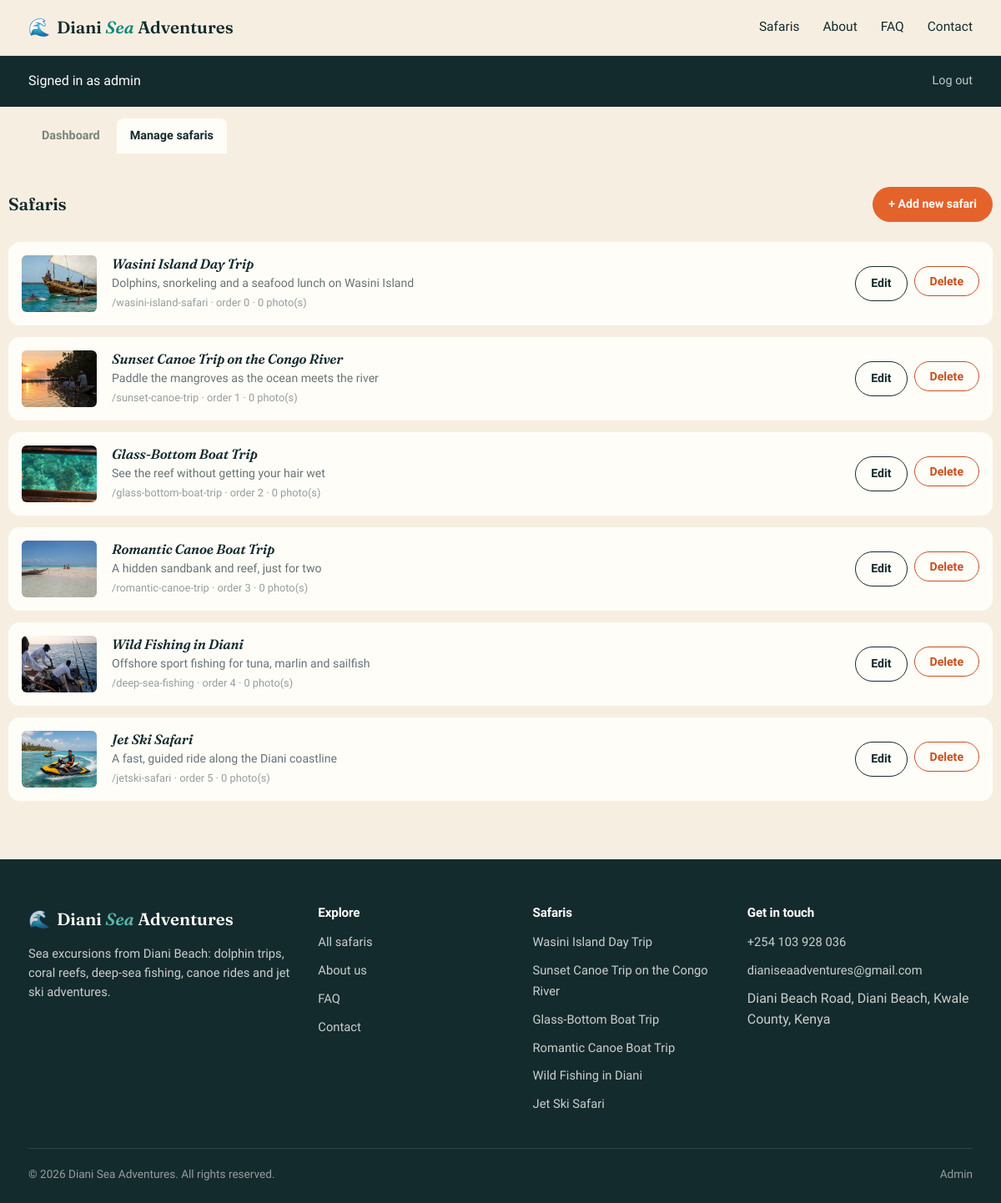
/admin/safaris (signed in), run on the app's committed database.
### tables this page shows
CREATE TABLE safaris (
    id INTEGER PRIMARY KEY AUTOINCREMENT,
    slug TEXT UNIQUE NOT NULL,
    accent TEXT DEFAULT 'lagoon',
    emoji TEXT DEFAULT '',
    name TEXT NOT NULL,
    tagline TEXT DEFAULT '{}',
    teaser TEXT DEFAULT '{}',
    duration TEXT DEFAULT '{}',
    group_size TEXT DEFAULT '{}',
    price TEXT DEFAULT '{}',
    difficulty TEXT DEFAULT '{}',
    departs TEXT DEFAULT '{}',
    best_time TEXT DEFAULT '{}',
    overview TEXT DEFAULT '{}',
    highlights TEXT DEFAULT '{}',
    included TEXT DEFAULT '{}',
    excluded TEXT DEFAULT '{}',
    bring TEXT DEFAULT '{}',
    itinerary TEXT DEFAULT '{}',
    display_order INTEGER DEFAULT 0
);

### app.py (the view)
@app.route("/admin/safaris")
@login_required
def admin_safaris():
    safaris = db.get_all_safaris(DEFAULT_LOCALE)
    for s in safaris:
        s["cover_url"] = safari_cover_url(s["slug"])
    return render_template("admin_safaris_list.html", safaris=safaris)

### app.py (called while the page is built)
def login_required(view):
    @wraps(view)
    def wrapped(*args, **kwargs):
        if not session.get("is_admin"):
            flash("Please log in to access the admin area.", "error")
            return redirect(url_for("admin_login", next=request.path))
        return view(*args, **kwargs)
    return wrapped

def get_locale():
    query_lang = request.args.get("lang")
    if query_lang in SUPPORTED_LOCALES:
        session["locale"] = query_lang
        return query_lang
    if session.get("locale") in SUPPORTED_LOCALES:
        return session["locale"]
    best = request.accept_languages.best_match(SUPPORTED_LOCALES)
    locale = best or DEFAULT_LOCALE
    session["locale"] = locale
    return locale

@app.before_request
def load_locale():
    g.locale = get_locale()

def safari_cover_url(slug):
    path = os.path.join(COVERS_DIR, f"{slug}.jpg")
    if os.path.exists(path):
        return url_for("static", filename=f"covers/{slug}.jpg")
    return None

def localized_contact_info(locale):
    info = dict(CONTACT_INFO)
    info["hours"] = [
        (resolve_locale(h["day"], locale), h["time"]) for h in CONTACT_INFO["hours"]
    ]
    return info

def build_switch_urls():
    urls = {}
    for code in SUPPORTED_LOCALES:
        args = request.args.to_dict(flat=True)
        args["lang"] = code
        urls[code] = request.path + "?" + urlencode(args)
    return urls

@app.context_processor
def inject_globals():
    is_admin_area = request.path.startswith("/admin")
    locale = DEFAULT_LOCALE if is_admin_area else g.locale
    safaris = db.get_all_safaris(locale)
    for s in safaris:
        s["cover_url"] = safari_cover_url(s["slug"])
    return {
        "safaris": safaris,
        "contact": localized_contact_info(locale),
        "current_year": datetime.now().year,
        "tr": lambda key, **kw: translate(key, locale, **kw),
        "locale": locale,
        "SUPPORTED_LOCALES": SUPPORTED_LOCALES,
        "LOCALE_NAMES": LOCALE_NAMES,
        "switch_urls": build_switch_urls(),
    }

### db.py (called while the page is built)
def get_db():
    if "db" not in g:
        g.db = sqlite3.connect(current_app.config["DATABASE_PATH"])
        g.db.row_factory = sqlite3.Row
        g.db.execute("PRAGMA foreign_keys = ON")
    return g.db

def get_all_safaris(locale=DEFAULT_LOCALE):
    rows = get_db().execute(
        "SELECT * FROM safaris ORDER BY display_order"
    ).fetchall()
    return [_safari_row_to_dict(r, locale) for r in rows]

### templates/admin_safaris_list.html (shortened to what this page needs)
{% extends "base.html" %}
{% block content %}
<div class="admin-shell">
  <div class="admin-topbar">
    <div class="container">
      <span>Signed in as admin</span>
      <a href="{{ url_for('admin_logout') }}">Log out</a>
    </div>
  </div>
  <div class="container admin-subnav">
    <a href="{{ url_for('admin_dashboard') }}">Dashboard</a>
    <a href="{{ url_for('admin_safaris') }}" class="active">Manage safaris</a>
  </div>
  <div class="container admin-section">
    <div class="admin-section-head">
      <h2>Safaris</h2>
      <a href="{{ url_for('admin_safari_new') }}" class="btn btn-coral btn-small">+ Add new safari</a>
    </div>
    <div class="safari-admin-list">
      {% for s in safaris %}
        <div class="safari-admin-row">
          <div class="safari-admin-visual">
            {% if s.cover_url %}
              <img src="{{ s.cover_url }}" alt="">
            {% else %}
              <span class="safari-admin-emoji" aria-hidden="true">{{ s.emoji }}</span>
            {% endif %}
          </div>
          <div class="safari-admin-info">
            <h3>{{ s.name }}</h3>
            <p>{{ s.tagline }}</p>
            <p class="safari-admin-meta">/{{ s.slug }} &middot; order {{ s.display_order }} &middot; {{ s.images|length }} photo(s)</p>
          </div>
          <div class="safari-admin-actions">
            <a href="{{ url_for('admin_safari_edit', slug=s.slug) }}" class="btn btn-outline-dark btn-small">Edit</a>
            <form method="POST" action="{{ url_for('admin_safari_delete', slug=s.slug) }}" onsubmit="return confirm('Delete {{ s.name }}? This also removes its gallery photos and cannot be undone.');">
              <button type="submit" class="btn btn-outline-dark btn-small btn-danger">Delete</button>
            </form>
          </div>
        </div>
      {% endfor %}
    </div>
  </div>
</div>
{% endblock %}

### templates/base.html (shortened to what this page needs)
<!DOCTYPE html>
<html lang="{{ locale }}">
<head>
  <link rel="stylesheet" href="{{ url_for('static', filename='css/style.css') }}">
</head>
<body>
  <header class="site-header">
    <div class="container">
      <a href="{{ url_for('index') }}" class="brand">
        <span class="brand-mark" aria-hidden="true">🌊</span>
        <span class="brand-name">Diani <em>Sea</em> Adventures</span>
      </a>
      <nav class="main-nav">
        <a href="{{ url_for('index') }}#safaris">{{ tr('nav_safaris') }}</a>
        <a href="{{ url_for('index') }}#why-us">{{ tr('nav_about') }}</a>
        <a href="{{ url_for('index') }}#faq">{{ tr('nav_faq') }}</a>
        <a href="{{ url_for('contact') }}">{{ tr('nav_contact') }}</a>
      </nav>
    </div>
  </header>
  <main>
    {% block content %}{% endblock %}
  </main>
  <footer class="site-footer">
    <div class="container">
      <div class="footer-grid">
        <div class="footer-brand">
          <a href="{{ url_for('index') }}" class="brand" style="margin-bottom: 14px; display: flex;">
            <span class="brand-mark" aria-hidden="true">🌊</span>
            <span class="brand-name">Diani <em>Sea</em> Adventures</span>
          </a>
          <p>{{ tr('footer_blurb') }}</p>
        </div>
        <div>
          <h4>{{ tr('footer_explore_heading') }}</h4>
          <ul>
            <li><a href="{{ url_for('index') }}#safaris">{{ tr('footer_all_safaris') }}</a></li>
            <li><a href="{{ url_for('index') }}#why-us">{{ tr('footer_about_us') }}</a></li>
            <li><a href="{{ url_for('index') }}#faq">{{ tr('footer_faq') }}</a></li>
            <li><a href="{{ url_for('contact') }}">{{ tr('footer_contact') }}</a></li>
          </ul>
        </div>
        <div>
          <h4>{{ tr('footer_safaris_heading') }}</h4>
          <ul>
            {% for s in safaris %}
              <li><a href="{{ url_for('safari_detail', slug=s.slug) }}">{{ s.name }}</a></li>
            {% endfor %}
          </ul>
        </div>
        <div>
          <h4>{{ tr('footer_contact_heading') }}</h4>
          <ul>
            <li><a href="tel:{{ contact.phone }}">{{ contact.phone }}</a></li>
            <li><a href="mailto:{{ contact.email }}">{{ contact.email }}</a></li>
            <li>{{ contact.address }}</li>
          </ul>
        </div>
      </div>
      <div class="footer-bottom">
        <span>{{ tr('footer_rights', year=current_year) }}</span>
        <a href="{{ url_for('admin_login') }}">{{ tr('footer_admin') }}</a>
      </div>
    </div>
  </footer>
</body>
</html>

### data on the page
safaris: shows a picture, name "Wasini Island Day Trip", tagline "Dolphins, snorkeling and a seafood lunch on Wasini Island", slug "wasini-island-safari", display_order "0", images|length "0"
safaris: shows a picture, name "Sunset Canoe Trip on the Congo River", tagline "Paddle the mangroves as the ocean meets the river", slug "sunset-canoe-trip", display_order "1", images|length "0"
safaris: shows a picture, name "Glass-Bottom Boat Trip", tagline "See the reef without getting your hair wet", slug "glass-bottom-boat-trip", display_order "2", images|length "0"
safaris: shows a picture, name "Romantic Canoe Boat Trip", tagline "A hidden sandbank and reef, just for two", slug "romantic-canoe-trip", display_order "3", images|length "0"
safaris: shows a picture, name "Wild Fishing in Diani", tagline "Offshore sport fishing for tuna, marlin and sailfish", slug "deep-sea-fishing", display_order "4", images|length "0"
safaris: shows a picture, name "Jet Ski Safari", tagline "A fast, guided ride along the Diani coastline", slug "jetski-safari", display_order "5", images|length "0"

### other printed values
{{ tr('nav_safaris') }} "Safaris"
{{ tr('nav_about') }} "About"
{{ tr('nav_faq') }} "FAQ"
{{ tr('nav_contact') }} "Contact"
{{ tr('footer_blurb') }} "Sea excursions from Diani Beach: dolphin trips, coral reefs, deep-sea fishing, canoe rides and jet ski adventures."
{{ tr('footer_explore_heading') }} "Explore"
{{ tr('footer_all_safaris') }} "All safaris"
{{ tr('footer_about_us') }} "About us"
{{ tr('footer_faq') }} "FAQ"
{{ tr('footer_contact') }} "Contact"
{{ tr('footer_safaris_heading') }} "Safaris"
{{ tr('footer_contact_heading') }} "Get in touch"
{{ contact.phone }} "+254 103 928 036"
{{ contact.email }} "dianiseaadventures@gmail.com"
{{ contact.address }} "Diani Beach Road, Diani Beach, Kwale County, Kenya"
